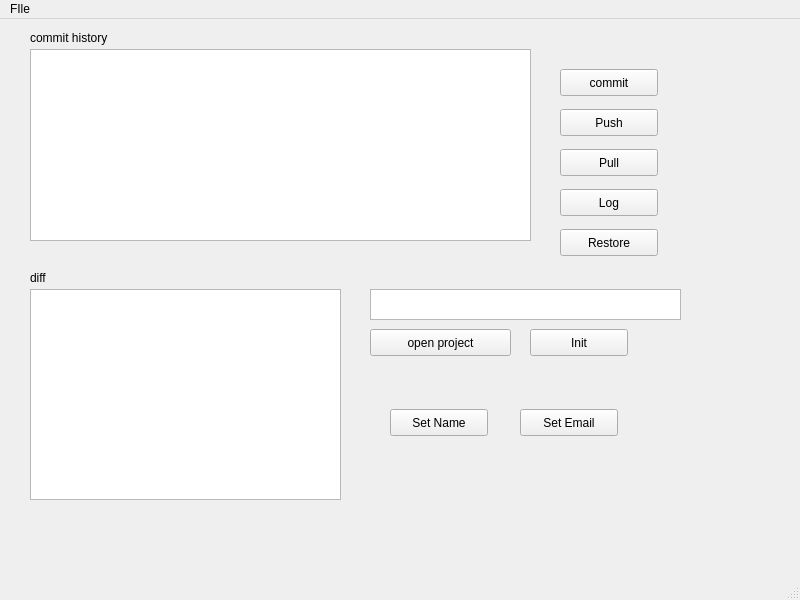
<?xml version="1.0" encoding="UTF-8"?>
<ui version="4.0">
 <class>MainWindow</class>
 <widget class="QMainWindow" name="MainWindow">
  <property name="geometry">
   <rect>
    <x>0</x>
    <y>0</y>
    <width>800</width>
    <height>600</height>
   </rect>
  </property>
  <property name="windowTitle">
   <string>MainWindow</string>
  </property>
  <widget class="QWidget" name="centralwidget">
   <widget class="QPushButton" name="but_openFile">
    <property name="geometry">
     <rect>
      <x>370</x>
      <y>310</y>
      <width>141</width>
      <height>27</height>
     </rect>
    </property>
    <property name="text">
     <string>open project</string>
    </property>
   </widget>
   <widget class="QTextEdit" name="txt_path1">
    <property name="geometry">
     <rect>
      <x>370</x>
      <y>270</y>
      <width>311</width>
      <height>31</height>
     </rect>
    </property>
   </widget>
   <widget class="QPushButton" name="but_name">
    <property name="geometry">
     <rect>
      <x>390</x>
      <y>390</y>
      <width>98</width>
      <height>27</height>
     </rect>
    </property>
    <property name="text">
     <string>Set Name</string>
    </property>
   </widget>
   <widget class="QPushButton" name="but_email">
    <property name="geometry">
     <rect>
      <x>520</x>
      <y>390</y>
      <width>98</width>
      <height>27</height>
     </rect>
    </property>
    <property name="text">
     <string>Set Email</string>
    </property>
   </widget>
   <widget class="QTableWidget" name="table_history">
    <property name="geometry">
     <rect>
      <x>30</x>
      <y>30</y>
      <width>501</width>
      <height>192</height>
     </rect>
    </property>
   </widget>
   <widget class="QLabel" name="label">
    <property name="geometry">
     <rect>
      <x>30</x>
      <y>10</y>
      <width>111</width>
      <height>17</height>
     </rect>
    </property>
    <property name="text">
     <string>commit history</string>
    </property>
   </widget>
   <widget class="QLabel" name="label_2">
    <property name="geometry">
     <rect>
      <x>30</x>
      <y>250</y>
      <width>66</width>
      <height>17</height>
     </rect>
    </property>
    <property name="text">
     <string>diff</string>
    </property>
   </widget>
   <widget class="QPushButton" name="but_commit">
    <property name="geometry">
     <rect>
      <x>560</x>
      <y>50</y>
      <width>98</width>
      <height>27</height>
     </rect>
    </property>
    <property name="text">
     <string>commit</string>
    </property>
   </widget>
   <widget class="QPushButton" name="but_push">
    <property name="geometry">
     <rect>
      <x>560</x>
      <y>90</y>
      <width>98</width>
      <height>27</height>
     </rect>
    </property>
    <property name="text">
     <string>Push</string>
    </property>
   </widget>
   <widget class="QPushButton" name="but_pull">
    <property name="geometry">
     <rect>
      <x>560</x>
      <y>130</y>
      <width>98</width>
      <height>27</height>
     </rect>
    </property>
    <property name="text">
     <string>Pull</string>
    </property>
   </widget>
   <widget class="QTextEdit" name="edit_diff">
    <property name="geometry">
     <rect>
      <x>30</x>
      <y>270</y>
      <width>311</width>
      <height>211</height>
     </rect>
    </property>
   </widget>
   <widget class="QPushButton" name="but_init">
    <property name="geometry">
     <rect>
      <x>530</x>
      <y>310</y>
      <width>98</width>
      <height>27</height>
     </rect>
    </property>
    <property name="text">
     <string>Init</string>
    </property>
   </widget>
   <widget class="QPushButton" name="but_log">
    <property name="geometry">
     <rect>
      <x>560</x>
      <y>170</y>
      <width>98</width>
      <height>27</height>
     </rect>
    </property>
    <property name="text">
     <string>Log</string>
    </property>
   </widget>
   <widget class="QPushButton" name="but_restore">
    <property name="geometry">
     <rect>
      <x>560</x>
      <y>210</y>
      <width>98</width>
      <height>27</height>
     </rect>
    </property>
    <property name="text">
     <string>Restore</string>
    </property>
   </widget>
  </widget>
  <widget class="QMenuBar" name="menubar">
   <property name="geometry">
    <rect>
     <x>0</x>
     <y>0</y>
     <width>800</width>
     <height>25</height>
    </rect>
   </property>
   <widget class="QMenu" name="menuFIle">
    <property name="title">
     <string>FIle</string>
    </property>
    <addaction name="actionNew_Project"/>
    <addaction name="actionOpne_Project"/>
    <addaction name="actionExit"/>
   </widget>
   <addaction name="menuFIle"/>
  </widget>
  <widget class="QStatusBar" name="statusbar"/>
  <action name="actionExit">
   <property name="text">
    <string>Exit</string>
   </property>
  </action>
  <action name="actionNew_Project">
   <property name="text">
    <string>New Project</string>
   </property>
  </action>
  <action name="actionOpne_Project">
   <property name="text">
    <string>Opne Project</string>
   </property>
  </action>
 </widget>
 <resources/>
 <connections/>
</ui>
